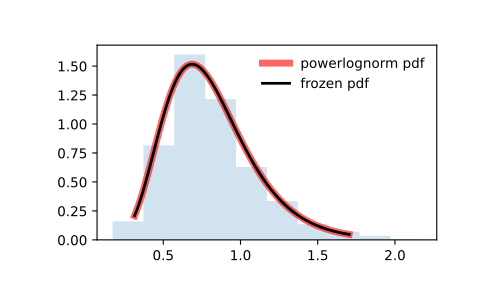

Source code (Python):
from scipy.stats import powerlognorm
import matplotlib.pyplot as plt
fig, ax = plt.subplots(1, 1)

# Calculate the first four moments:

c, s = 2.14, 0.446
mean, var, skew, kurt = powerlognorm.stats(c, s, moments='mvsk')

# Display the probability density function (``pdf``):

x = np.linspace(powerlognorm.ppf(0.01, c, s),
                powerlognorm.ppf(0.99, c, s), 100)
ax.plot(x, powerlognorm.pdf(x, c, s),
       'r-', lw=5, alpha=0.6, label='powerlognorm pdf')

# Alternatively, the distribution object can be called (as a function)
# to fix the shape, location and scale parameters. This returns a "frozen"
# RV object holding the given parameters fixed.

# Freeze the distribution and display the frozen ``pdf``:

rv = powerlognorm(c, s)
ax.plot(x, rv.pdf(x), 'k-', lw=2, label='frozen pdf')

# Check accuracy of ``cdf`` and ``ppf``:

vals = powerlognorm.ppf([0.001, 0.5, 0.999], c, s)
np.allclose([0.001, 0.5, 0.999], powerlognorm.cdf(vals, c, s))
# True

# Generate random numbers:

r = powerlognorm.rvs(c, s, size=1000)

# And compare the histogram:

ax.hist(r, density=True, histtype='stepfilled', alpha=0.2)
ax.legend(loc='best', frameon=False)
plt.show()
